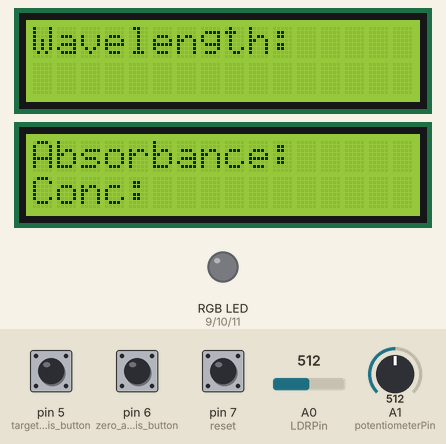
A sketch run on a simulated Arduino Uno, built with avr-gcc and run on an emulated ATmega328P. On the bench: 2 × 16×2 character LCD, an RGB LED mixed from three pins (HIGH = lit). Inputs (shaded band) come from the test bench; at power-on: pin 5 (target_analysis_button) HIGH, A0 (LDRPin) = 512, pin 6 (zero_analysis_button) HIGH, A1 (potentiometerPin) = 512, pin 7 (reset) HIGH. What the sketch prints to the serial monitor is not drawn.

Above: at 1.3 s.
1.4 s: pin 5 (target_analysis_button) pulled LOW for 0.15 s
At 2.5 s:
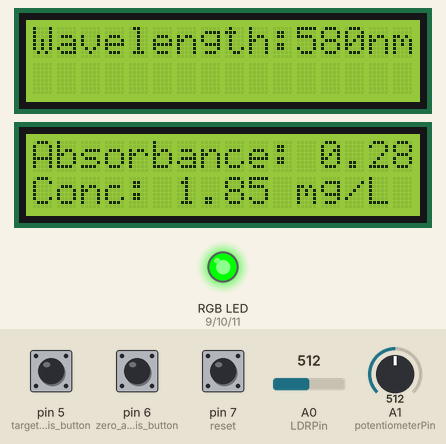
3.1 s: A0 (LDRPin) set to 0
At 4.3 s:
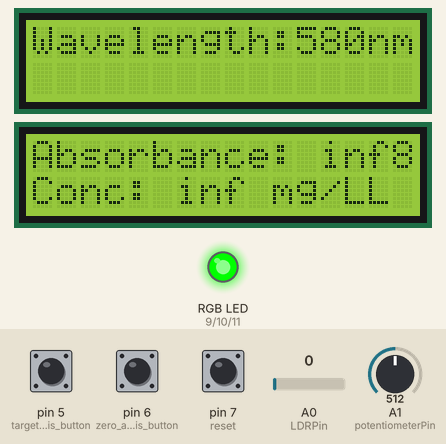
4.7 s: pin 6 (zero_analysis_button) pulled LOW for 0.15 s
At 5.9 s:
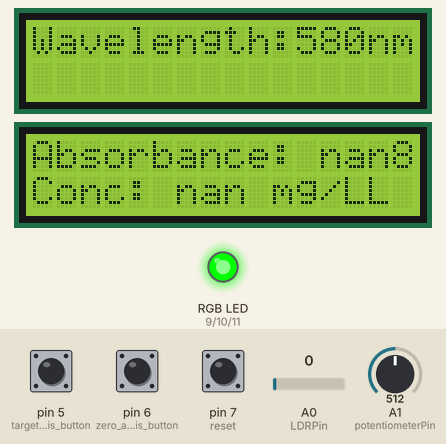
7.8 s: A0 (LDRPin) set to 122
At 9.1 s:
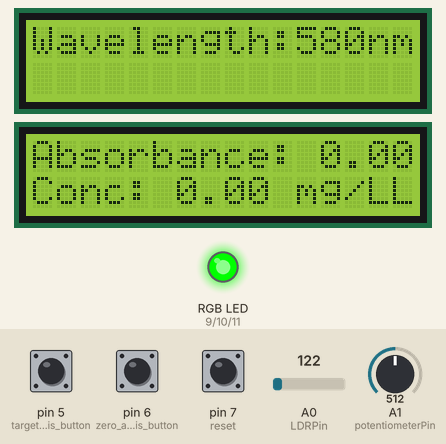
10.8 s: A0 (LDRPin) set to 590
At 11.7 s:
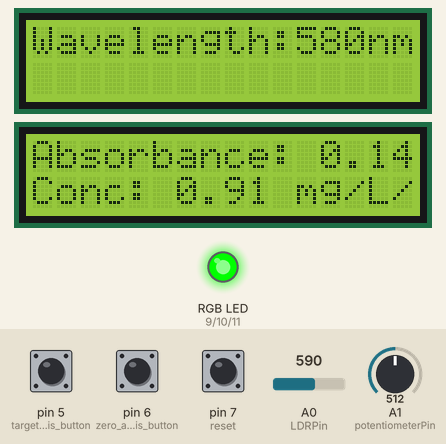
13.8 s: A1 (potentiometerPin) set to 480
At 14.4 s:
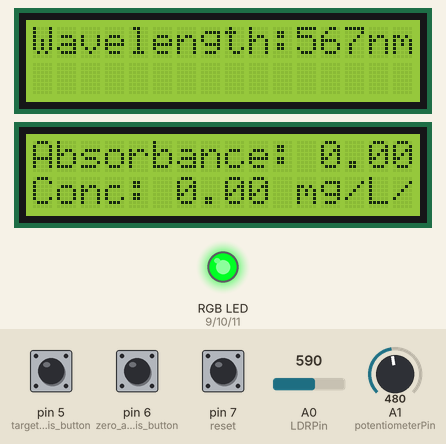
Timing chart, 0 to 16.8 s (numbered marks = the images above; inputs shaded):
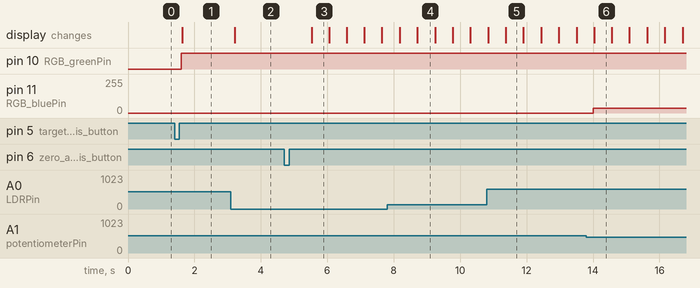

Measured:
- after the input at 1.4 s, pin 10 (RGB_greenPin): LOW → HIGH after 0.20 s; the display: changes after 0.23 s (image 1)
- after the input at 3.1 s, the display: changes after 0.11 s (image 2)
- after the input at 4.7 s, the display: changes after 0.83 s (image 3)
- after the input at 7.8 s, the display: first changes after 0.38 s (image 4 shows a later state)
- after the input at 10.8 s, the display: first changes at once (image 5 shows a later state)
- after the input at 13.8 s, pin 11 (RGB_bluePin): 0/255 → 37/255 after 0.21 s; the display: changes after 0.23 s (image 6)
- what the display in image 3 shows lasts 0.6 s, from 5.5 s to 6.1 s

The sketch:

IOT_Enabled_Colorimeter.ino
```cpp
// Project Title : IOT Enabled Colorimter for Real-time Concentration and Absorption Analysis
// Name : Boddu Ajay
// College : Rajiv Gandhi University of Knowledge Technologies
// Date : 28-10-2024
//------------------------------------------------------------

#include <Adafruit_LiquidCrystal.h>
// Initialize the LCDs with unique I2C addresses
Adafruit_LiquidCrystal lcd1(0x20); // First LCD for wavelength
Adafruit_LiquidCrystal lcd2(0x21); // Second LCD for absorbance and concentration
void generateWavelength();
// Pin Definitions
const int RGB_redPin = 9;        // Pin for Red LED
const int RGB_greenPin = 10;     // Pin for Green LED
const int RGB_bluePin = 11;      // Pin for Blue LED
const int potentiometerPin = A1; // Pin for the potentiometer
const int LDRPin = A0;           // Pin for the LDR
const int reset = 7;             // Pin for the Reset button
const int zero_analysis_button = 6;  // Pin for the Zero-Analysis button
const int target_analysis_button = 5;  // Pin for the Target-Solution-Analysis button
//Initializing Variables
int wavelength = 0;
float zeroabsorbance = 0;
float zeroconcentration = 0;
float targetabsorbance = 0;
float targetconcentration = 0;
float calibrated_absorbance = 0;
float calibrated_concentration = 0;
bool is_zero_Measuring = false;
bool is_target_Measuring = false;
// Constants for Beer-Lambert Law
const float molarAbsorptivity = 0.1; // Molar absorptivity (L/(mol·cm))
const float pathLength = 1.5;        // Path length in cm (1.5 cm diameter tube)
const float maxAbsorbance = 5.0;     // Set maximum absorbance

void setup() {
    // Initialize the LCDs
    lcd1.begin(16, 2); // Set first LCD size (16x2)
    lcd2.begin(16, 2); // Set second LCD size (16x2)

    // Set RGB LED pins as OUTPUT
    pinMode(RGB_redPin, OUTPUT);
    pinMode(RGB_greenPin, OUTPUT);
    pinMode(RGB_bluePin, OUTPUT);
    pinMode(potentiometerPin, INPUT);
    pinMode(LDRPin, INPUT);
    pinMode(reset, INPUT_PULLUP); // Enable internal pull-up resistor for the reset button
    pinMode(zero_analysis_button,INPUT_PULLUP);
    pinMode(target_analysis_button, INPUT_PULLUP);
    // Initial display setup for first LCD
    lcd1.setCursor(0, 0);
    lcd1.print("Wavelength: ");
    // Initial display setup for second LCD
    lcd2.setCursor(0, 0);
    lcd2.print("Absorbance: ");
    lcd2.setCursor(0, 1);
    lcd2.print("Conc: "); // Placeholder for concentration
    // Initialize Serial Monitor
    Serial.begin(9600);
}

void loop() {
  if (digitalRead(reset) == LOW) { // Button is pressed
        wavelength = 0; // Reset wavelength
        zeroabsorbance = 0; // Reset Zero Analysis absorbance
        zeroconcentration = 0; // Reset Zero Analysis concentration
        targetabsorbance = 0; //Reset Target Solution Absorbance
        targetconcentration = 0;  //Reset Target Solution Concentration
        //Clear the LCDs
        lcd1.setCursor(0, 0);
        lcd1.print("Wavelength:       ");
        lcd2.setCursor(0, 0);
        lcd2.print("Absorbance:       ");
        lcd2.setCursor(0, 1);
        lcd2.print("Conc:             ");
        analogWrite(RGB_redPin, 0);
        analogWrite(RGB_greenPin, 0);
        analogWrite(RGB_bluePin, 0);
      	delay(500);
      	Serial.println("Reset State");
      	is_zero_Measuring = false;
        is_target_Measuring = false;
    }
    if(digitalRead(zero_analysis_button) == LOW){
        is_zero_Measuring = true;
        delay(200);
    }
    if(is_zero_Measuring){
        generateWavelength(); // Gnerates Wavelength based on the readings of Potentiometr
        int ldrValue = analogRead(LDRPin); // Read LDR
        float voltage = ldrValue * (5.0 / 676.0); // Convert LDR value to voltage
        zeroabsorbance = log(5.0 / voltage); // Calculate Zero Analays absorbance
        zeroconcentration = zeroabsorbance / (molarAbsorptivity * pathLength); // Calculate Zero Analysis concentration
        // Display absorbance value on the second LCD
        lcd2.setCursor(12, 0);
        lcd2.print(zeroabsorbance, 2); // Print Zero Analysys absorbance with 2 decimal places
        // Display concentration on the second LCD
        lcd2.setCursor(6, 1); // Move to the right position
        lcd2.print(zeroconcentration, 2); // Print Zero Analysis concentration with 2 decimal places
        lcd2.print(" mg/L"); // Units for Concentration
        // Print absorbance and concentration to the Serial Monitor
        Serial.print("Zero Analysis Absorbance: ");
        Serial.print(zeroabsorbance, 2);
        Serial.print("|| Zero Analysis Concentration: ");
        Serial.print(zeroconcentration, 2);
        Serial.println(" mg/L");
        delay(500); // Small delay for readability
	  }
  	if(digitalRead(target_analysis_button) == LOW){
        is_target_Measuring = true;
        delay(200);
    }
    if(is_target_Measuring){
      	// Read the potentiometer value
        generateWavelength();
        // Read LDR value
        int ldrValue = analogRead(LDRPin); // Read LDR
        float voltage = ldrValue * (5.0 / 676.0); // Convert LDR value to voltage
        targetabsorbance = log(5.0 / voltage); // Calculate Targeted solution absorbance
        targetconcentration = targetabsorbance / (molarAbsorptivity * pathLength); // Calculate Targeted Solution concentration
        //Calculation of Calibrated Values for the Targeted Solution
	      calibrated_absorbance = targetabsorbance - zeroabsorbance;
        calibrated_concentration = targetconcentration - zeroconcentration;

        // Display absorbance value on the second LCD
        lcd2.setCursor(12, 0);
        lcd2.print(calibrated_absorbance, 2); // Print Targted Solution absorbance with 2 decimal places
        // Display concentration on the second LCD
        lcd2.setCursor(6, 1); // Move to the right position
        lcd2.print(calibrated_concentration, 2); // Print Targted Solution concentration with 2 decimal places
        lcd2.print(" mg/L"); // Units for Concentration

        // Print absorbance and concentration to the Serial Monitor
        Serial.print("Calibrated Absorbance: ");
        Serial.print(calibrated_absorbance, 2);
        Serial.print("|| Calibrated Concentration: ");
        Serial.print(calibrated_concentration, 2);
        Serial.println(" mg/L");
        delay(500); // Small delay for readability
    }
}

void generateWavelength(){
      int potValue = analogRead(potentiometerPin); // Read potentiometer
      wavelength = map(potValue, 0, 1023, 380, 780); // Map to wavelength range: 380nm to 780nm
      // Set RGB LED color based on the wavelength
      if (wavelength >= 380 && wavelength <= 440) {
          // Violet to Blue
          analogWrite(RGB_redPin, map(wavelength, 380, 440, 255, 0));
          analogWrite(RGB_bluePin, map(wavelength, 380, 440, 0, 255));
          analogWrite(RGB_greenPin, 0);
      }
      else if (wavelength > 440 && wavelength <= 490) {
          // Blue to Cyan
          analogWrite(RGB_bluePin, 255);
          analogWrite(RGB_greenPin, map(wavelength, 440, 490, 0, 255));
          analogWrite(RGB_redPin, 0);
      }
      else if (wavelength > 490 && wavelength <= 580) {
          // Cyan to Green
          analogWrite(RGB_greenPin, 255);
          analogWrite(RGB_bluePin, map(wavelength, 490, 580, 255, 0));
          analogWrite(RGB_redPin, 0);
      }
      else if (wavelength > 580 && wavelength <= 645) {
          // Green to Yellow
          analogWrite(RGB_redPin, map(wavelength, 580, 645, 0, 255));
          analogWrite(RGB_greenPin, 255);
          analogWrite(RGB_bluePin, 0);
      }
      else if (wavelength > 645 && wavelength <= 780) {
          // Yellow to Red
          analogWrite(RGB_redPin, 255);
          analogWrite(RGB_greenPin, map(wavelength, 645, 780, 255, 0));
          analogWrite(RGB_bluePin, 0);
      }
      else {
          // Turn off all LEDs if out of range
          analogWrite(RGB_redPin, 0);
          analogWrite(RGB_greenPin, 0);
          analogWrite(RGB_bluePin, 0);
      }
      // Display the current wavelength on the first LCD
      lcd1.setCursor(11, 0);
      lcd1.print(wavelength);
      lcd1.print("nm"); //  Units for Wavelength
      // Print the wavelength to the Serial Monitor
      Serial.print("Wavelength: ");
      Serial.print(wavelength);
      Serial.println(" nm");
}
```
